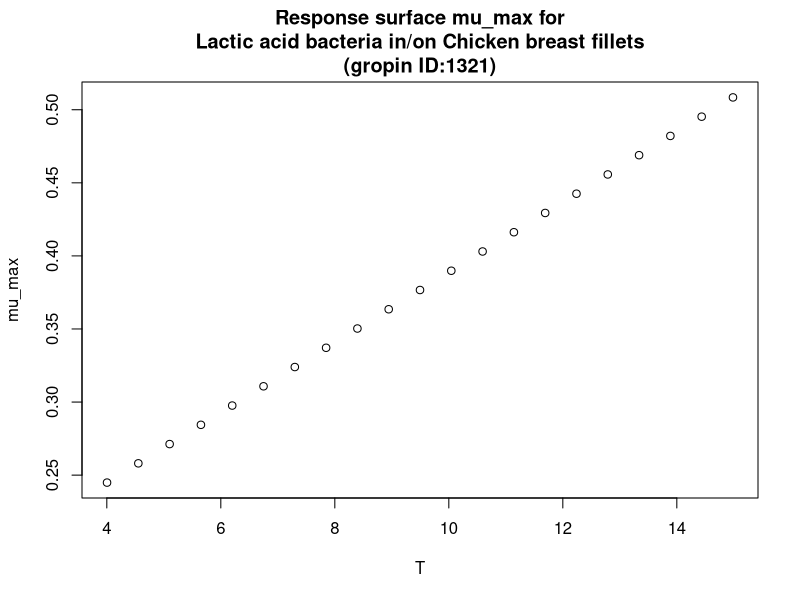

Reproduce this figure in R.
#############################
# start of Parameter script
#############################
T <- seq(4.004,14.985014985015,length.out=21)
#############################
# end of Parameter script
#############################
############################# 
# start of Model script Gropin ID 1321 
#############################
 
# constant coefficients for this model
 
variables <- data.frame(T)
argumentsPar <- expand.grid(variables)
 
# heart of the model
response_surface <- function(T) {
   mumax <-0.024*(T+6.2)

return(mumax=mumax)
} 

# output parameters
mumax <- cbind(argumentsPar,response_surface(argumentsPar['T']))
colnames(mumax) <- c(colnames(argumentsPar),'mumax')
#############################
# End of Model script
#############################
############################# 
# start of Visualisation script Gropin ID 1321 
#############################
plot(T,mumax$mumax,
                          xlab='T',
                          ylab='mu_max',main='Response surface mu_max for
Lactic acid bacteria in/on Chicken breast fillets
(gropin ID:1321)')
#############################
# End of Visualisation script
#############################
